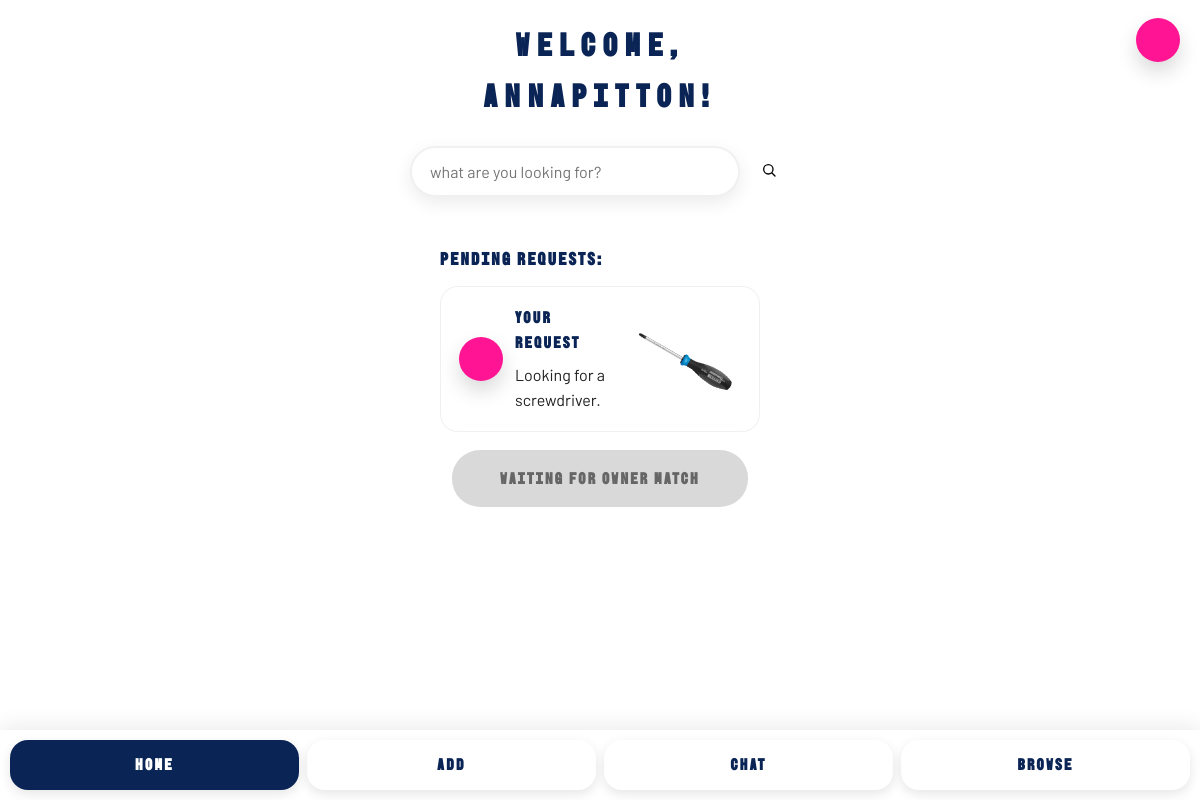
/dashboard (signed in), run on an earlier commit of the app's database.
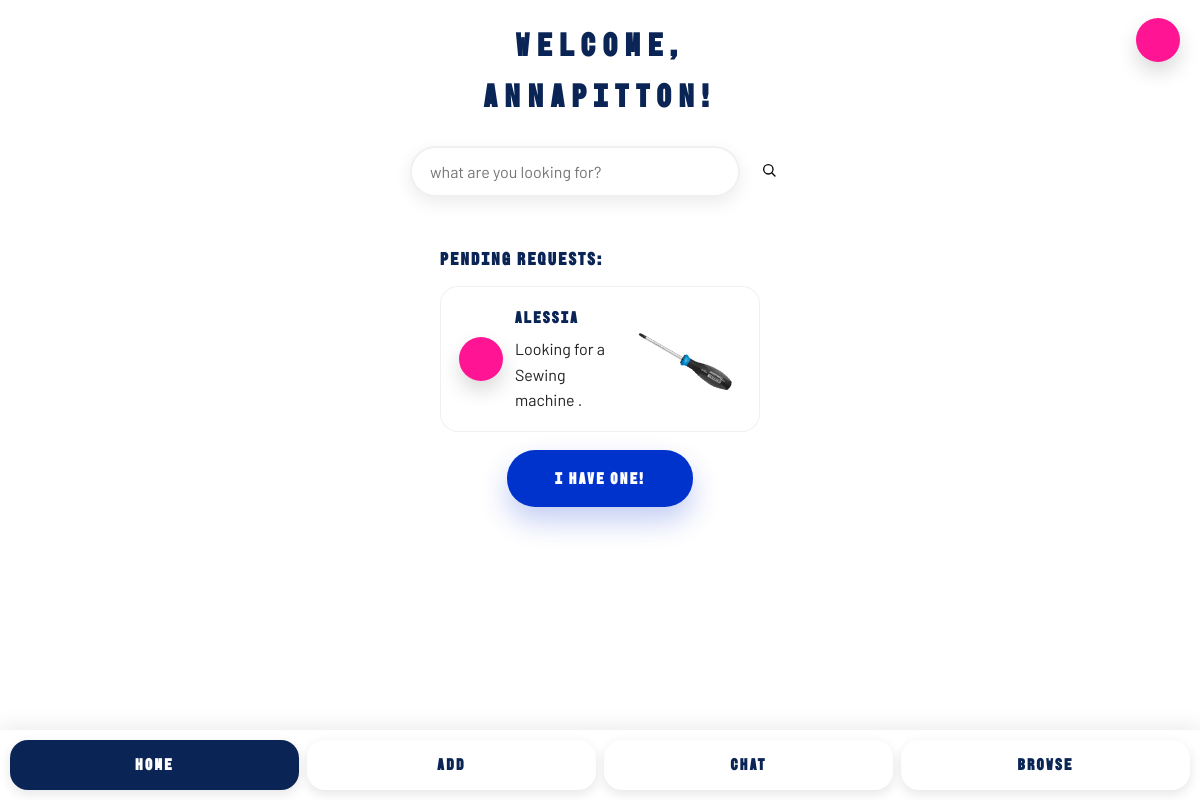
And on a later commit of the database.
### tables this page shows
CREATE TABLE items (
            id INTEGER PRIMARY KEY AUTOINCREMENT,
            name TEXT NOT NULL,
            description TEXT,
            owner_id INTEGER NOT NULL,
            status TEXT DEFAULT 'available',
            keywords TEXT, category TEXT, photo TEXT,
            FOREIGN KEY (owner_id) REFERENCES "users_old" (id)
        );

CREATE TABLE users (
                id INTEGER PRIMARY KEY AUTOINCREMENT,
                username TEXT UNIQUE NOT NULL,
                email TEXT UNIQUE,
                password TEXT NOT NULL,
                location TEXT,
                categories TEXT
            );

### app.py (the view)
@app.route('/dashboard')
def dashboard():
    if 'user_id' not in session:
        return redirect(url_for('login'))
    success_message = None
    if session.pop('login_success', False):
        success_message = 'You are successfully logged in'
    conn = get_db_connection()
    cursor = conn.cursor()
    cursor.execute('SELECT * FROM items WHERE owner_id = ?', (session['user_id'],))
    my_items = cursor.fetchall()
    cursor.execute('SELECT * FROM items WHERE owner_id = ? AND status = ?', (session['user_id'], 'requested'))
    my_requested_items = cursor.fetchall()
    cursor.execute('''
        SELECT r.id, r.status, r.created_at, i.name as item_name, u.username as borrower
        FROM requests r
        JOIN items i ON r.item_id = i.id
        JOIN users u ON r.borrower_id = u.id
        WHERE i.owner_id = ?
        ORDER BY r.created_at DESC
    ''', (session['user_id'],))
    requests_for_me = cursor.fetchall()
    cursor.execute('''
        SELECT r.id, r.status, r.created_at, i.name as item_name
        FROM requests r
        JOIN items i ON r.item_id = i.id
        WHERE r.borrower_id = ?
        ORDER BY r.created_at DESC
    ''', (session['user_id'],))
    my_requests = cursor.fetchall()
    conn.close()
    return render_template('dashboard.html',
                         username=session['username'],
                         success_message=success_message,
                         my_items=my_items,
                         my_requested_items=my_requested_items,
                         requests_for_me=requests_for_me,
                         my_requests=my_requests)

### app.py (called while the page is built)
def get_db_connection():
    conn = sqlite3.connect(DATABASE)
    conn.row_factory = sqlite3.Row
    return conn

### templates/dashboard.html (shortened to what this page needs)
<!DOCTYPE html>
<html lang="en">
<head>
    <link rel="stylesheet" href="{{ url_for('static', filename='style.css') }}">
</head>
<body>
    <div class="container dashboard-mobile">
        <header class="dashboard-header">
            <h1 class="welcome">WELCOME, {{ username|upper }}!</h1>
            <div class="avatar icon icon-user"></div>
            <form class="search-form-mobile" action="{{ url_for('search') }}" method="GET">
                <input type="text" name="q" placeholder="what are you looking for?" aria-label="search">
                <button type="submit" class="search-btn"><span class="icon icon-search" aria-hidden="true"></span><span class="sr-only">Search</span></button>
            </form>
        </header>
        <main>
            <section class="pending-section">
                <h2 class="section-title">PENDING REQUESTS:</h2>
                {% if requests_for_me %}
                    {% set first = requests_for_me[0] %}
                    <div class="pending-card">
                        <div class="card-left">
                            <div class="requester-avatar icon icon-request"></div>
                            <div class="request-text">
                                <div class="requester-name">{{ first.borrower }}</div>
                                <p class="request-desc">Looking for a {{ first.item_name }}.</p>
                            </div>
                        </div>
                        <div class="card-right placeholder-card">
                            <img src="{{ url_for('static', filename='6-2-screwdriver-download-png.png') }}" alt="Screwdriver placeholder" class="request-image">
                        </div>
                    </div>
                    <div class="action-row">
                        <a href="{{ url_for('respond_request', request_id=first.id) }}" class="big-action-button">I have one!</a>
                    </div>
                {% elif my_requested_items %}
                    {% set first = my_requested_items[0] %}
                    <div class="pending-card">
                        <div class="card-left">
                            <div class="requester-avatar icon icon-user"></div>
                            <div class="request-text">
                                <div class="requester-name">Your request</div>
                                <p class="request-desc">Looking for a {{ first.name }}.</p>
                            </div>
                        </div>
                        <div class="card-right placeholder-card">
                            <img src="{{ url_for('static', filename='6-2-screwdriver-download-png.png') }}" alt="Screwdriver placeholder" class="request-image">
                        </div>
                    </div>
                    <div class="action-row">
                        <span class="big-action-button disabled">Waiting for owner match</span>
                    </div>
                {% else %}
                    <p class="empty-state">No pending requests</p>
                {% endif %}
            </section>
        </main>
        {% include 'footer_nav.html' %}
    </div>
</body>
</html>

### templates/footer_nav.html
<nav class="bottom-nav">
    <a href="{{ url_for('dashboard') }}" class="nav-item{% if request.path == '/' or request.path.startswith('/dashboard') %} active{% endif %}">HOME</a>
    <a href="{{ url_for('add_item') }}" class="nav-item{% if request.path.startswith('/add-item') or request.path.startswith('/request-item') %} active{% endif %}">ADD</a>
    <a href="{{ url_for('notifications') }}" class="nav-item{% if request.path.startswith('/chat') or request.path.startswith('/notifications') %} active{% endif %}">CHAT</a>
    <a href="{{ url_for('search') }}" class="nav-item{% if request.path.startswith('/search') or request.path.startswith('/item') %} active{% endif %}">BROWSE</a>
</nav>

What changed in the data, as far as the page shows it:
no longer on this page (row unchanged): items: name "screwdriver"
added users: borrower "alessia"
now on this page (row unchanged): items: item_name "Sewing machine"
Also different on the page:
text no longer shown: "Your request Waiting for owner match"
text now shown: "I have one!"
